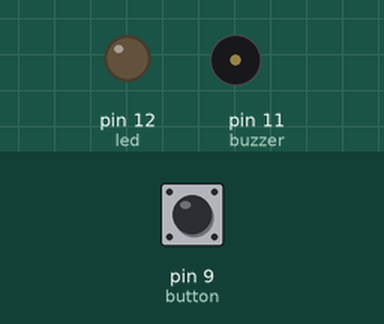
Recording of a sketch running on a simulated Arduino Uno, built with avr-gcc and run on an emulated ATmega328P. On the bench: output pins drawn as LEDs (lit = HIGH), buzzer (waves = sounding, pin HIGH). The inputs (shaded band) are chosen by the test bench; at power-on: pin 9 (button) LOW.

Above: at 1.2 s.
1.3 s: pin 9 (button) pulled HIGH for 1 s
At 2.4 s:
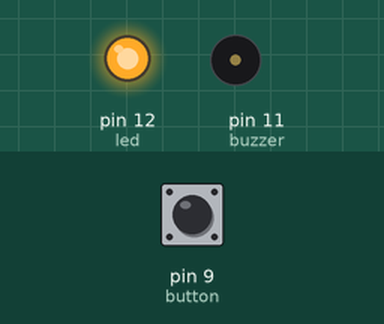
3.8 s: pin 9 (button) pulled HIGH for 0.15 s
At 4.8 s:
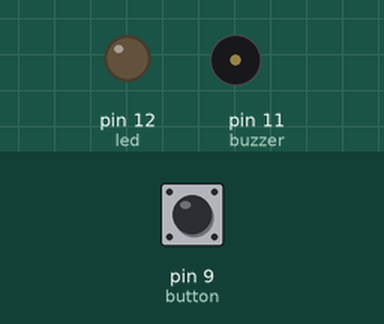
5.4 s: pin 9 (button) pulled HIGH for 3.2 s
At 8.8 s:
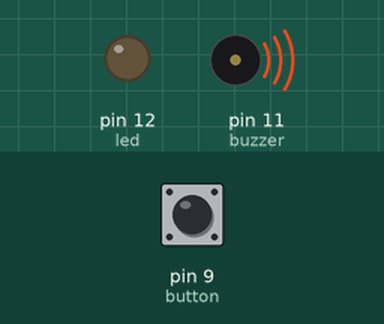
Timing chart, 0 to 10.3 s (numbered marks = the images above; inputs shaded):
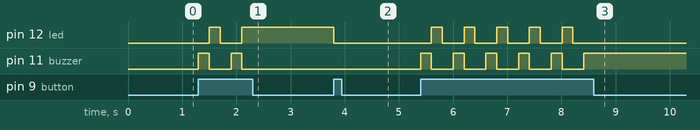

Measured:
- after the input at 1.3 s, pin 12 (led): LOW → HIGH after 0.20 s, → LOW 0.20 s later, → HIGH 0.40 s later; pin 11 (buzzer): alternates HIGH for 0.20 s and LOW for 0.40 s, 4 changes in all, then stays LOW, starting at once
- after the input at 3.8 s, pin 12 (led): HIGH → LOW at once
- after the input at 5.4 s, pin 12 (led): alternates HIGH for 0.20 s and LOW for 0.40 s, 10 changes in all, then stays LOW, starting after 0.20 s; pin 11 (buzzer): alternates HIGH for 0.20 s and LOW for 0.40 s, 11 changes in all, then stays HIGH, starting at once

The sketch:

multi_state_alarm.ino
```cpp
// Wiring code generated from an ArduinoML model
// Application name: multiStateAlarm

long debounce = 200;

enum STATE {on, step, off};
STATE currentState = off;

boolean buttonBounceGuard = false;
long buttonLastDebounceTime = 0;

long timerSinceNewState = millis();

void setup(){
  pinMode(9, INPUT);  // button [Sensor]
  pinMode(12, OUTPUT); // led [Actuator]
  pinMode(11, OUTPUT); // buzzer [Actuator]
}

void loop() {
	switch(currentState){
		case on:
			digitalWrite(11,HIGH);
			buttonBounceGuard = millis() - buttonLastDebounceTime > debounce;
			if (digitalRead(9) == HIGH && buttonBounceGuard) {
				buttonLastDebounceTime = millis();
				timerSinceNewState = millis();
				currentState = step;
			}
		break;
		case step:
			digitalWrite(11,LOW);
			digitalWrite(12,HIGH);
			buttonBounceGuard = millis() - buttonLastDebounceTime > debounce;
			if (digitalRead(9) == HIGH && buttonBounceGuard) {
				buttonLastDebounceTime = millis();
				timerSinceNewState = millis();
				currentState = off;
			}
		break;
		case off:
			digitalWrite(12,LOW);
			buttonBounceGuard = millis() - buttonLastDebounceTime > debounce;
			if (digitalRead(9) == HIGH && buttonBounceGuard) {
				buttonLastDebounceTime = millis();
				timerSinceNewState = millis();
				currentState = on;
			}
		break;
	}
}
```
